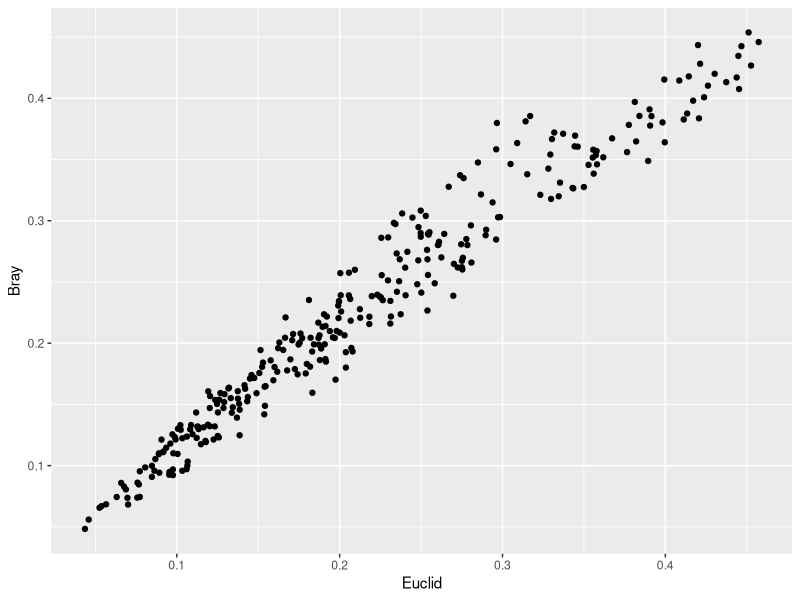
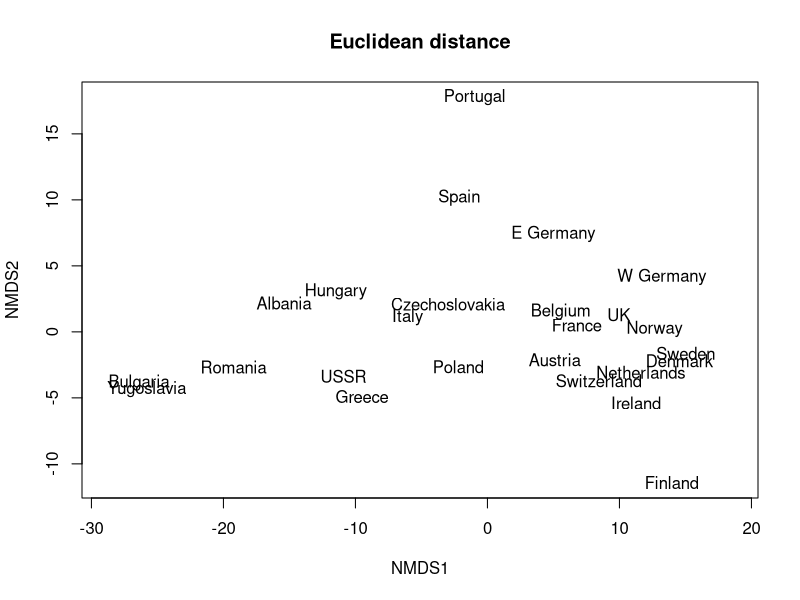
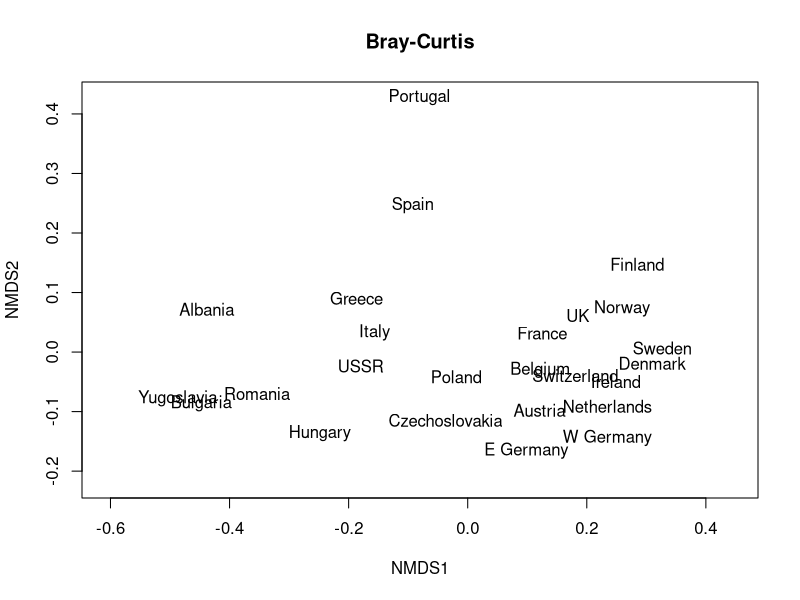

Here is the R script that generated these plots, in order:
#Введение в методы многомерной статистики
# В. М. Хайтов

#Устанавливаем пакет {vegan}

#install.packages("vegan")


# Читаем данные
protein <- read.table("Protein.txt", header = TRUE, sep = "\t")
head(protein)

 # Код для пересчета данных в относительные величины
sums <- apply(protein[ , -1], MARGIN = 1, FUN = sum)

protein_stand <- protein[,-1] / sums
row.names(protein_stand) <- protein$Country

colnames(protein_stand)
# protein_stand$Country <- protein$Country

row.names(protein_stand) <- protein$Country






library(vegan)

vegdist(protein_stand)

nrow(protein_stand)

(25^2 - 25)/2


bray <- vegdist(protein_stand, method = "bray" )

euclid <- vegdist(protein_stand, method = "euclidean" )


euclid <- as.vector(euclid)

bray <- as.vector(bray)


Dist <- data.frame(Euclid = euclid, Bray = bray)

library(ggplot2)

ggplot(Dist, aes(x = Euclid, y = Bray)) + geom_point()



# Код для сравнения Эвклидовых расстояний и коэффициентов Брея-Кёиса






# Код для построения частотного распределения значений коэффициента Брея-Кётиса


# Ординация стран в пространстве MDS


# Эвклидово расстояние

row.names(protein) <- protein$Country

mds1 <- metaMDS(protein [,-1], distance = "euclidean", autotransform = FALSE)

plot(mds1,type = "n", main = "Euclidean distance")

# points(mds1,  display = "sites")

text(mds1, display = "sites", cex = 1)


# Коэффициент Брея-Кётиса

mds2 <- metaMDS(protein [,-1], distance = "bray", autotransform = FALSE)

plot(mds2,type = "n", main = "Bray-Curtis")

# points(mds2,  display = "sites")

text(mds2, display = "sites", cex = 1)
